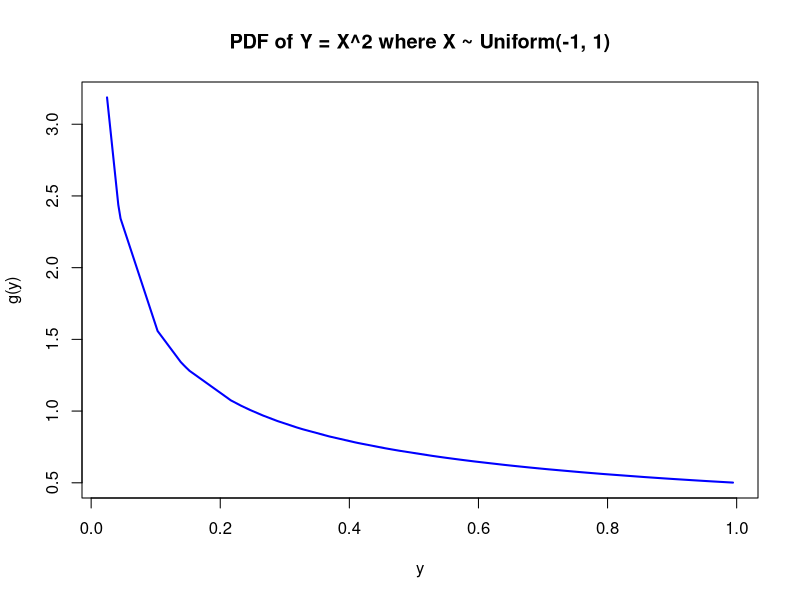

The R script that drew this image:
#Page 169

set.seed(123)

g_y <- function(y) {
  ifelse(y >= 0 & y <= 1, 1 / (2 * sqrt(y)), 0)
}

y_values <- sort(runif(50, min = 0, max = 1))
pdf_y <- g_y(y_values)

plot(y_values, pdf_y, type = "l", col = "blue", lwd = 2, 
     main = "PDF of Y = X^2 where X ~ Uniform(-1, 1)", 
     xlab = "y", ylab = "g(y)")
